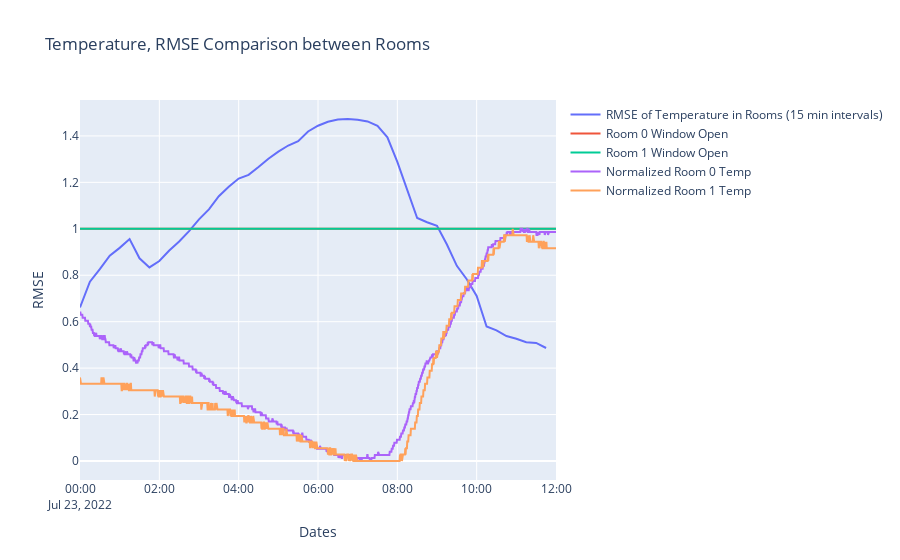

The notebook cell this image was saved under:
### Code cell
fig = go.Figure()
fig.add_trace(go.Scatter(
    x=rmse_df.index,
    y=rmse_df[0],
    name="RMSE of Temperature in Rooms (15 min intervals)"
))

fig.add_trace(go.Scatter(
    x=df0["DateTime"],
    y=df0["Window Open"],
    name="Room 0 Window Open"
))

fig.add_trace(go.Scatter(
    x=df1["DateTime"],
    y=df1["Window Open"],
    name="Room 1 Window Open"
))

fig.add_trace(go.Scatter(
    x=df0["DateTime"],
    y=normalize(df0["Temp C"]),
    name="Normalized Room 0 Temp"
))

fig.add_trace(go.Scatter(
    x=df1["DateTime"],
    y=normalize(df1["Temp C"]),
    name="Normalized Room 1 Temp"
))




fig.update_layout(title='Temperature, RMSE Comparison between Rooms',
                   xaxis_title='Dates',
                   yaxis_title='RMSE')

### Figure 1 — Plotly figure (JSON) as saved in the notebook; plotly's stock layout.template omitted (floating-point values rounded to 4 significant figures; data arrays with more than 128 entries replaced by an {"elided": "..."} marker saying what was removed)
{"data": [{"name": "RMSE of Temperature in Rooms (15 min intervals)", "type": "scatter", "x": ["2022-07-23T00:00:00", "2022-07-23T00:15:00", "2022-07-23T00:30:00", "2022-07-23T00:45:00", "2022-07-23T01:00:00", "2022-07-23T01:15:00", "2022-07-23T01:30:00", "2022-07-23T01:45:00", "2022-07-23T02:00:00", "2022-07-23T02:15:00", "2022-07-23T02:30:00", "2022-07-23T02:45:00", "2022-07-23T03:00:00", "2022-07-23T03:15:00", "2022-07-23T03:30:00", "2022-07-23T03:45:00", "2022-07-23T04:00:00", "2022-07-23T04:15:00", "2022-07-23T04:30:00", "2022-07-23T04:45:00", "2022-07-23T05:00:00", "2022-07-23T05:15:00", "2022-07-23T05:30:00", "2022-07-23T05:45:00", "2022-07-23T06:00:00", "2022-07-23T06:15:00", "2022-07-23T06:30:00", "2022-07-23T06:45:00", "2022-07-23T07:00:00", "2022-07-23T07:15:00", "2022-07-23T07:30:00", "2022-07-23T07:45:00", "2022-07-23T08:00:00", "2022-07-23T08:15:00", "2022-07-23T08:30:00", "2022-07-23T08:45:00", "2022-07-23T09:00:00", "2022-07-23T09:15:00", "2022-07-23T09:30:00", "2022-07-23T09:45:00", "2022-07-23T10:00:00", "2022-07-23T10:15:00", "2022-07-23T10:30:00", "2022-07-23T10:45:00", "2022-07-23T11:00:00", "2022-07-23T11:15:00", "2022-07-23T11:30:00", "2022-07-23T11:45:00"], "y": [0.6613, 0.7722, 0.8261, 0.8844, 0.9179, 0.9556, 0.873, 0.8339, 0.8612, 0.9067, 0.9451, 0.9902, 1.04, 1.084, 1.14, 1.181, 1.216, 1.232, 1.266, 1.302, 1.332, 1.359, 1.377, 1.419, 1.444, 1.461, 1.47, 1.473, 1.47, 1.462, 1.443, 1.394, 1.288, 1.168, 1.046, 1.028, 1.013, 0.9325, 0.8406, 0.7827, 0.7105, 0.5794, 0.5629, 0.5381, 0.5266, 0.5116, 0.5085, 0.4866]}, {"name": "Room 0 Window Open", "type": "scatter", "x": {"elided": "1441 str values"}, "y": {"elided": "1441 int values"}}, {"name": "Room 1 Window Open", "type": "scatter", "x": {"elided": "1441 str values"}, "y": {"elided": "1441 int values"}}, {"name": "Normalized Room 0 Temp", "type": "scatter", "x": {"elided": "1441 str values"}, "y": {"elided": "1441 float values"}}, {"name": "Normalized Room 1 Temp", "type": "scatter", "x": {"elided": "1441 str values"}, "y": {"elided": "1441 float values"}}], "layout": {"title": {"text": "Temperature, RMSE Comparison between Rooms"}, "xaxis": {"title": {"text": "Dates"}}, "yaxis": {"title": {"text": "RMSE"}}}}
